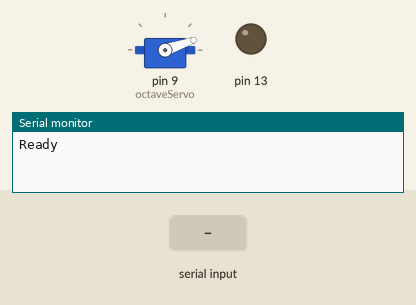
Simulated run of this sketch. Board: Arduino Uno, built with avr-gcc and run on an emulated ATmega328P. Shown: servo, output pins drawn as LEDs (lit = HIGH), the last lines printed to the serial monitor. The test bench sets the inputs (shaded band).

Above: at 1.2 s.
1.3 s: "CUP\n" received over Serial
At 2.7 s:
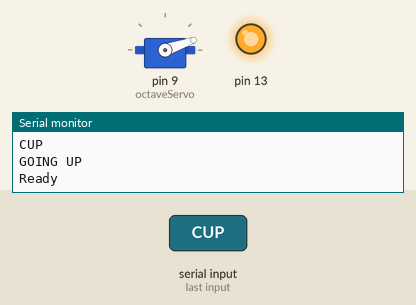
3.0 s: "CDOWN\n" received over Serial
At 4.0 s:
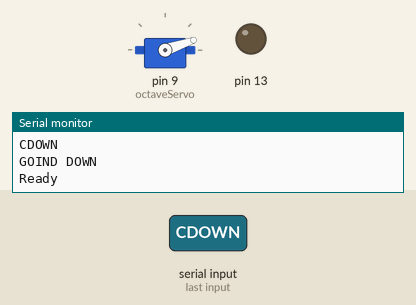
4.7 s: "CDOWN\n" received over Serial
At 5.3 s:
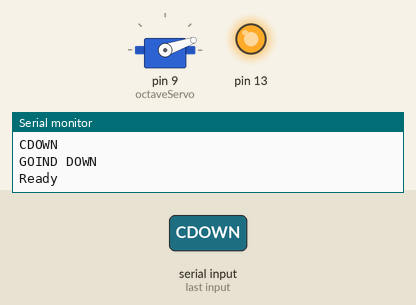
Timing chart, 0 to 7.7 s (numbered marks = the images above; inputs shaded):
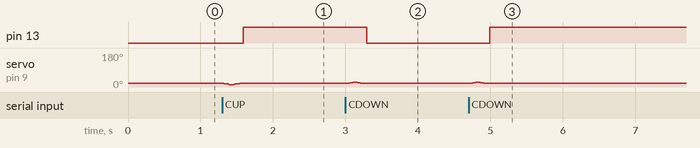

Measured:
- after the input at 1.3 s, pin 13: LOW → HIGH after 0.29 s
- after the input at 3.0 s, pin 13: HIGH → LOW after 0.29 s; servo on pin 9 (octaveServo): rises from 19° to 25° in 0.10 s, then falls to 19° in 0.12 s
- after the input at 4.7 s, pin 13: LOW → HIGH after 0.29 s; servo on pin 9 (octaveServo): rises from 19° to 25° in 0.10 s, then falls to 19° in 0.12 s

The sketch:

octave_controller.ino
```cpp
// #include "Servo.h"
#include <VarSpeedServo.h>

#define speed 30

VarSpeedServo octaveServo;

void setup() {
  // put your setup code here, to run once:
  Serial.begin(115200);
  octaveServo.attach(9);
  octaveServo.write(19);
  pinMode(13, OUTPUT);
}

bool on = false;
void loop() {
  // put your main code here, to run repeatedly:
  Serial.println("Ready");
  while (Serial.available() == 0) {}
  String res = Serial.readStringUntil('\n');
  Serial.println(res);
  res.trim();
  if (res[0] != 'C') {
    return;
  }
  Serial.println(res);
  if (res == "CUP") {
    octaveServo.write(13, speed, true);
    Serial.println("GOING UP");
    // delay(100);
    octaveServo.write(19, speed, true);
  } else if (res == "CDOWN") {
    octaveServo.write(25, speed, true);
    Serial.println("GOIND DOWN");
    // delay(100);
    octaveServo.write(19, speed, true);
  }
  delay(50);
  if (on) {
    digitalWrite(13, LOW);
  } else {
    digitalWrite(13, HIGH);
  }
  on = !on;
}
```
